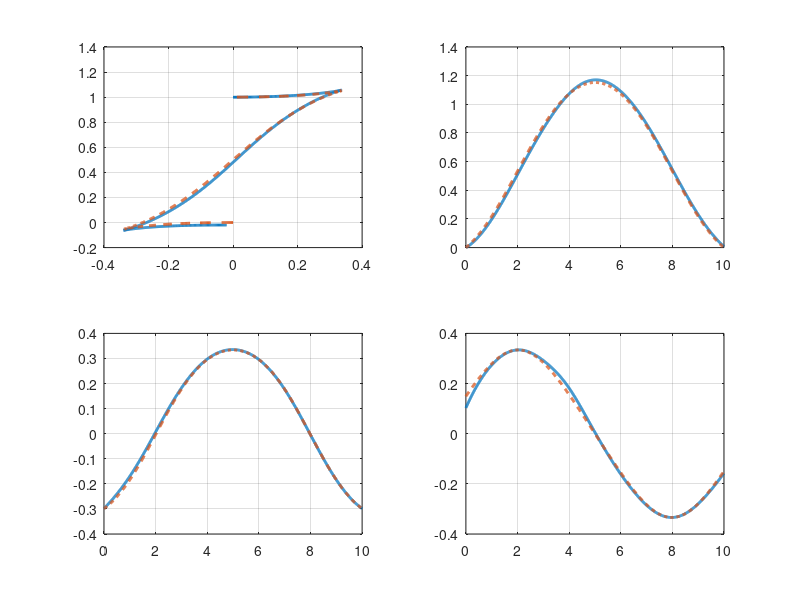

MATLAB code for this plot:
clear all ; clc ; close all
data = load('energyDataSave.mat');
tvec = data.ocpsol(:,1);
xref = data.ocpsol(:,2); yref = data.ocpsol(:,3);
xdref = data.ocpsol(:,4); ydref = data.ocpsol(:,5);
xddref = data.ocpsol(:,6); yddref = data.ocpsol(:,7);
thref = data.ocpsol(:,8); vref = data.ocpsol(:,9);
wref = data.ocpsol(:,10); gammaref =data.ocpsol(:,11);



m= [xref(1)-0.02,yref(1)-0.02,thref(1),vref(1)];
Xgain = [1,1,1,1,1,1];
Ygain = [1,1,1,1,1,1];
sig = sqrt(0.05);
dt = (tvec(2)-tvec(1));
t = tvec;

for k = 1:length(t)-1
    x_current = m(k,1);
    y_current = m(k,2);
    th_current = m(k,3);
    v_current = m(k,4);


    x_ref = interp1(tvec,xref,t(k));
    x_refd = interp1(tvec,xdref,t(k));
    x_refdd = interp1(tvec,xddref,t(k));

    y_ref =interp1(tvec,yref,t(k));
    y_refd =interp1(tvec,ydref,t(k));
    y_refdd =interp1(tvec,yddref,t(k));

    v_refd = interp1(tvec,gammaref,t(k));
    v_ref = interp1(tvec,vref,t(k));
    w_ref  = interp1(tvec,wref,t(k));

    ex = x_ref-x_current;
    ey= y_ref-y_current;
    exdot = x_refd-v_current*cos(th_current);
    eydot = y_refd-v_current*sin(th_current);

    k1 =  Xgain(1);
    k2 =  Xgain(2);
    c1 =  Xgain(3);
    c2 =  Xgain(4);
    eps1 = Xgain(5);
    eps2 = Xgain(6);

    k3 = Ygain(1);
    k4 = Ygain(2);
    c3 = Ygain(3);
    c4 = Ygain(4);
    eps3 = Ygain(5);
    eps4 = Ygain(6);


    zeta1 = x_refdd + (k1 +(k2/(ex^2+eps1)^(1/2)))*ex + (c1 +(c2/(ex^2+eps2)^(1/2)))*exdot;
    zeta2 = y_refdd + (k3 +(k4/(ey^2+eps3)^(1/2)))*ey + (c3 +(c4/(ey^2+eps4)^(1/2)))*eydot;

    lam = exp(-1*(v_current^2/sig^2));

    Q = lam*eye(2) ;
    p =eye(2);
    Amat = [cos(th_current),-v_current*sin(th_current);
        sin(th_current),v_current*cos(th_current)];
    cont(k,:) = pinv(Amat'*p*Amat+Q)*(Amat'*p*[zeta1;zeta2]+Q*[v_refd;w_ref]);

    m(k+1,:) = m(k,:)+[v_current*cos(th_current)*dt,v_current*sin(th_current)*dt,cont(k,2)*dt, cont(k,1)*dt;]+ randn(1,4)*0;
end

figure(1)
subplot(2,2,1)
plot(m(:,1),m(:,2),'LineWidth',2)
hold on
plot(xref,yref,'--','LineWidth',2)
grid on
subplot(2,2,2)
plot(t(:),m(:,3),'LineWidth',2)
hold on
plot(tvec,thref,'--','LineWidth',2)
grid on
subplot(2,2,3)
plot(t(:),m(:,4),'LineWidth',2)
hold on
plot(tvec,vref,'--','LineWidth',2)
grid on
subplot(2,2,4)
plot(t(1:end-1),cont(:,2),'LineWidth',2)
hold on
plot(tvec,wref,'--','LineWidth',2)
grid on

